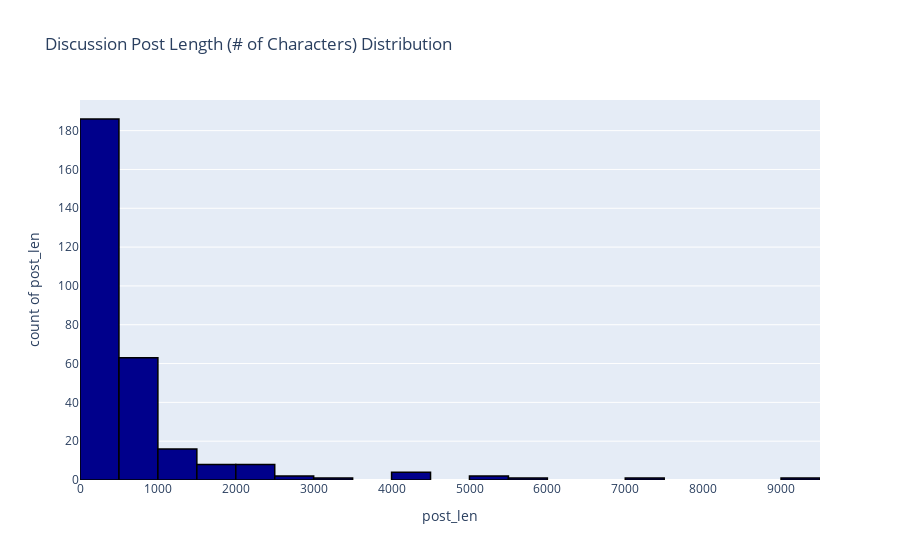

Notebook source saved alongside this figure:
### Code cell
# Plot the distribution discussion post length
fig = px.histogram(post_df['post_len'], 
             x='post_len', 
             y='post_len', 
             title='Discussion Post Length (# of Characters) Distribution', 
             nbins=25,
            color_discrete_sequence=['darkblue'])

fig.update_traces(marker_line_color='rgb(0,0,0)',marker_line_width=1.5)

fig.show()

#fig.write_image("ASHRAE - Discussion Post Length.jpg", width=1200, height=600)

### Figure 1 — Plotly figure (JSON) as saved in the notebook; plotly's stock layout.template omitted (floating-point values rounded to 4 significant figures; data arrays with more than 128 entries replaced by an {"elided": "..."} marker saying what was removed)
{"data": [{"alignmentgroup": "True", "bingroup": "x", "hovertemplate": "post_len=%{x}<br>count of post_len=%{y}<extra></extra>", "legendgroup": "", "marker": {"color": "darkblue", "line": {"color": "rgb(0,0,0)", "width": 1.5}}, "name": "", "nbinsx": 25, "offsetgroup": "", "orientation": "v", "showlegend": false, "type": "histogram", "x": {"elided": "293 int values"}, "xaxis": "x", "y": {"elided": "293 int values"}, "yaxis": "y"}], "layout": {"barmode": "relative", "legend": {"tracegroupgap": 0}, "title": {"text": "Discussion Post Length (# of Characters) Distribution"}, "xaxis": {"anchor": "y", "domain": [0, 1], "title": {"text": "post_len"}}, "yaxis": {"anchor": "x", "domain": [0, 1], "title": {"text": "count of post_len"}}}}
